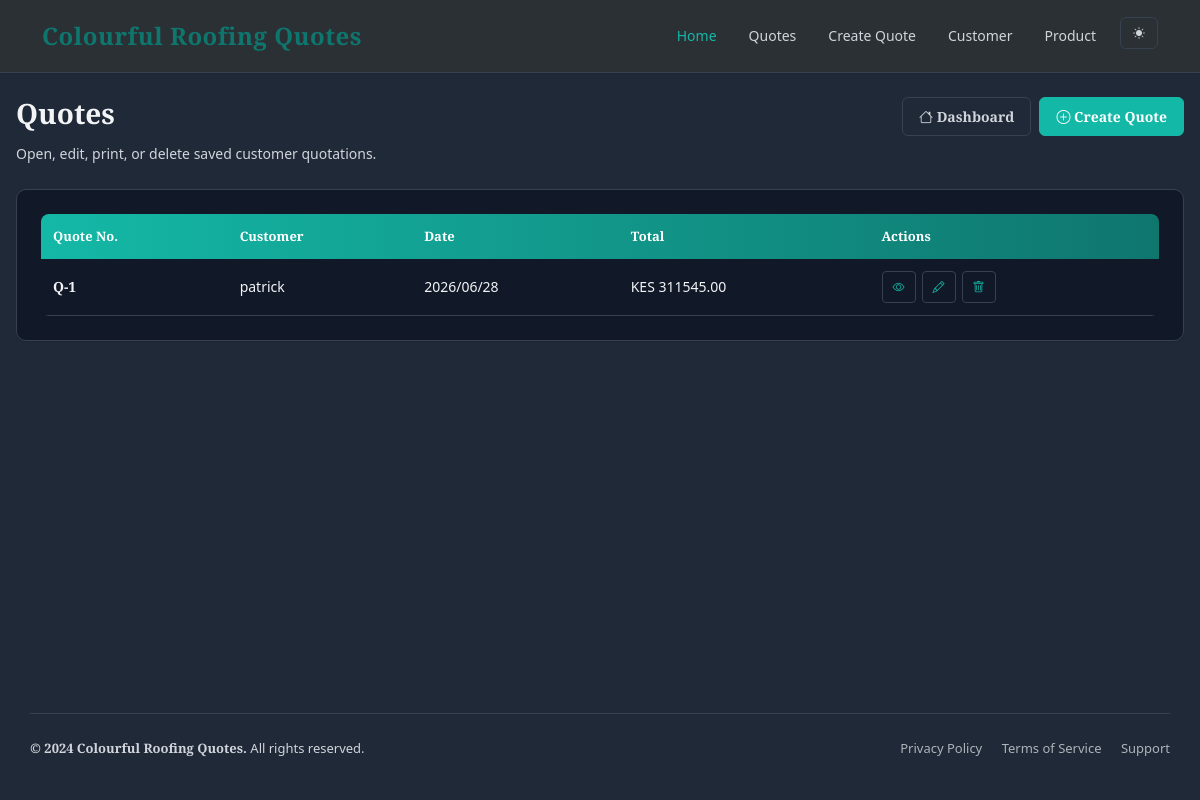
Page /quotes/ on the committed database.
### Quote/models.py (models this page shows, shortened)
class Quote(models.Model):
    quote_number = models.CharField(max_length=20, unique=True, blank=True, null=True)
    customer = models.ForeignKey(Customer, on_delete=models.CASCADE)
    date_created = models.DateTimeField(auto_now_add=True)
    valid_until = models.DateTimeField()
    delivery_cost = models.DecimalField(max_digits=10, decimal_places=2, default=0.00)
    subtotal = models.DecimalField(max_digits=10, decimal_places=2, default=0.00)
    total = models.DecimalField(max_digits=10, decimal_places=2, default=0.00)
    notes = models.TextField(blank=True, null=True)

class Customer(models.Model):
    name = models.CharField(max_length=100)
    email = models.EmailField(unique=True)
    phone_number = models.CharField(max_length=15, blank=True, null=True)
    address = models.TextField(blank=True, null=True)

### Quote/views.py (the view)
# urls.py: path('quotes/', views.quote_list, name='quote_list'),
def quote_list(request):
    quotes = Quote.objects.select_related('customer').order_by('-date_created')
    return render(request, 'quote_list.html', {'quotes': quotes})

### Quote/templates/quote_list.html (shortened to what this page needs)
{% extends 'base.html' %}
{% block content %}
    <section class="page-heading">
        <div>
            <h1>Quotes</h1>
            <p>Open, edit, print, or delete saved customer quotations.</p>
        </div>
        <div class="actions">
            <a class="btn btn-outline-secondary" href="{% url 'home' %}"><i class="bi bi-house"></i> Dashboard</a>
            <a class="btn btn-primary" href="{% url 'create_quote' %}"><i class="bi bi-plus-circle"></i> Create Quote</a>
        </div>
    </section>
    <section class="panel">
        {% if quotes %}
            <div class="table-wrap">
                <table class="app-table">
                    <thead>
                        <tr>
                            <th>Quote No.</th>
                            <th>Customer</th>
                            <th>Date</th>
                            <th>Total</th>
                            <th>Actions</th>
                        </tr>
                    </thead>
                    <tbody>
                        {% for quote in quotes %}
                            <tr>
                                <td><strong>{{ quote.quote_number }}</strong></td>
                                <td>{{ quote.customer.name }}</td>
                                <td>{{ quote.date_created|date:"Y/m/d" }}</td>
                                <td>KES {{ quote.total }}</td>
                                <td>
                                    <div class="row-actions">
                                        <a class="btn btn-sm btn-outline-primary" href="{% url 'quote_detail' quote.pk %}"><i class="bi bi-eye"></i></a>
                                        <a class="btn btn-sm btn-outline-secondary" href="{% url 'update_quote' quote.pk %}"><i class="bi bi-pencil"></i></a>
                                        <a class="btn btn-sm btn-outline-danger" href="{% url 'delete_quote' quote.pk %}"><i class="bi bi-trash"></i></a>
                                    </div>
                                </td>
                            </tr>
                        {% endfor %}
                    </tbody>
                </table>
            </div>
        {% else %}
            <div class="empty-state">
                <p>No quotes have been added yet.</p>
                <a class="button" href="{% url 'create_quote' %}">Create First Quote</a>
            </div>
        {% endif %}
    </section>
{% endblock %}

### Quote/static/css/style.css (style rules this page uses)
:root { --primary: #0d9488; --primary-dark: #075985; --primary-light: #d1fae5; --secondary: #f97316; --danger: #ef4444; --success: #16a34a; --warning: #f59e0b; --bg-light: #f9fafb; --bg-white: #ffffff; --text-dark: #111827; --text-muted: #6b7280; --border-color: #e5e7eb; --shadow-sm: 0 1px 2px rgba(0, 0, 0, 0.05); --shadow-md: 0 4px 6px rgba(0, 0, 0, 0.08); --shadow-lg: 0 10px 15px rgba(0, 0, 0, 0.1); }
[data-bs-theme="dark"] { --primary: #14b8a6; --primary-dark: #0f766e; --bg-light: #1f2937; --bg-white: #111827; --text-dark: #f3f4f6; --text-muted: #d1d5db; --border-color: #374151; }
* { margin: 0; padding: 0; box-sizing: border-box; }
html { scroll-behavior: smooth; }
body { background: var(--bg-light); color: var(--text-dark); font-family: "Merriweather", "Segoe UI", Tahoma, Geneva, Verdana, sans-serif; font-size: 14px; line-height: 1.6; transition: background-color 0.3s ease, color 0.3s ease; }
h1, h2, h3, h4, h5, h6 { font-family: "Playfair Display", Georgia, serif; font-weight: 600; color: var(--text-dark); line-height: 1.2; }
h1 { font-size: 28px; margin-bottom: 12px; }
p { margin-bottom: 12px; color: var(--text-dark); }
a { color: var(--primary); text-decoration: none; transition: color 0.2s ease; }
.btn { font-weight: 600; border-radius: 6px; padding: 8px 16px; font-size: 14px; transition: all 0.2s ease; border: 1px solid transparent; }
.btn-primary { background: var(--primary); color: white; border-color: var(--primary); }
.btn-outline-secondary { color: var(--text-muted); border-color: var(--border-color); }
.btn-sm { padding: 6px 12px; font-size: 12px; }
.page-heading { display: flex; justify-content: space-between; align-items: flex-start; gap: 24px; margin-bottom: 24px; flex-wrap: wrap; }
.page-heading h1 { flex: 1; min-width: 300px; }
.page-heading p { color: var(--text-muted); margin: 8px 0 0; }
.actions { display: flex; gap: 8px; flex-wrap: wrap; }
.panel { background: var(--bg-white); border: 1px solid var(--border-color); border-radius: 10px; padding: 24px; box-shadow: var(--shadow-sm); transition: box-shadow 0.2s ease; }
.table-wrap { overflow-x: auto; border-radius: 8px; box-shadow: var(--shadow-sm); }
table { border-collapse: collapse; width: 100%; }
table.app-table thead { background: linear-gradient(90deg, var(--primary), var(--primary-dark)); color: white; }
table.app-table th { padding: 12px; font-size: 13px; font-weight: 600; text-align: left; }
table.app-table td { padding: 12px; border-bottom: 1px solid var(--border-color); vertical-align: middle; }
table.app-table tbody tr { transition: background-color 0.2s ease; }
.row-actions { display: flex; gap: 6px; flex-wrap: wrap; }
.row-actions a { display: inline-flex; align-items: center; padding: 6px 10px; border: 1px solid var(--border-color); border-radius: 4px; font-size: 12px; font-weight: 600; color: var(--primary); transition: all 0.2s ease; }
button, a.btn, input, select, textarea { cursor: pointer; }

### rows in the picture
Quote: quote_number "Q-1", customer.name "patrick", date_created "2026/06/28", total "311545.00"
